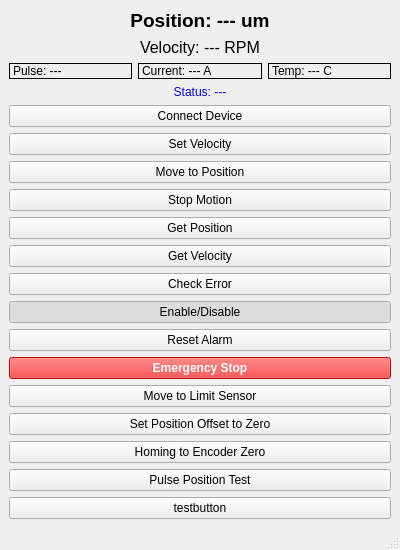
<?xml version="1.0" encoding="UTF-8"?>
<ui version="4.0">
 <class>MainWindow</class>
 <widget class="QMainWindow" name="MainWindow">
  <property name="geometry">
   <rect>
    <x>0</x>
    <y>0</y>
    <width>400</width>
    <height>500</height>
   </rect>
  </property>
  <property name="windowTitle">
   <string>AgeMotion Tester</string>
  </property>
  <widget class="QWidget" name="centralwidget">
   <layout class="QVBoxLayout" name="verticalLayout">
    <item>
     <widget class="QLabel" name="lblPosition">
      <property name="text">
       <string>Position: --- um</string>
      </property>
      <property name="alignment">
       <set>Qt::AlignCenter</set>
      </property>
      <property name="styleSheet">
       <string>font-size: 14pt; font-weight: bold;</string>
      </property>
     </widget>
    </item>
    <item>
     <widget class="QLabel" name="lblVelocity">
      <property name="text">
       <string>Velocity: --- RPM</string>
      </property>
      <property name="alignment">
       <set>Qt::AlignCenter</set>
      </property>
      <property name="styleSheet">
       <string>font-size: 12pt;</string>
      </property>
     </widget>
    </item>
    <item>
     <layout class="QHBoxLayout" name="horizontalLayout_Info">
      <item>
       <widget class="QLabel" name="lblPulse">
        <property name="text">
         <string>Pulse: ---</string>
        </property>
        <property name="frameShape">
         <enum>QFrame::Box</enum>
        </property>
       </widget>
      </item>
      <item>
       <widget class="QLabel" name="lblCurrent">
        <property name="text">
         <string>Current: --- A</string>
        </property>
        <property name="frameShape">
         <enum>QFrame::Box</enum>
        </property>
       </widget>
      </item>
      <item>
       <widget class="QLabel" name="lblTemp">
        <property name="text">
         <string>Temp: --- C</string>
        </property>
        <property name="frameShape">
         <enum>QFrame::Box</enum>
        </property>
       </widget>
      </item>
     </layout>
    </item>
    <item>
     <widget class="QLabel" name="lblStatusInfo">
      <property name="text">
       <string>Status: ---</string>
      </property>
      <property name="alignment">
       <set>Qt::AlignCenter</set>
      </property>
      <property name="styleSheet">
       <string>color: blue;</string>
      </property>
     </widget>
    </item>
    <item>
     <widget class="QPushButton" name="btnConnect">
      <property name="text">
       <string>Connect Device</string>
      </property>
     </widget>
    </item>
    <item>
     <widget class="QPushButton" name="btnSetVel">
      <property name="text">
       <string>Set Velocity</string>
      </property>
     </widget>
    </item>
    <item>
     <widget class="QPushButton" name="btnMove">
      <property name="text">
       <string>Move to Position</string>
      </property>
     </widget>
    </item>
    <item>
     <widget class="QPushButton" name="btnStop">
      <property name="text">
       <string>Stop Motion</string>
      </property>
     </widget>
    </item>
    <item>
     <widget class="QPushButton" name="btnGetPos">
      <property name="text">
       <string>Get Position</string>
      </property>
     </widget>
    </item>
    <item>
     <widget class="QPushButton" name="btnGetVel">
      <property name="text">
       <string>Get Velocity</string>
      </property>
     </widget>
    </item>
    <item>
     <widget class="QPushButton" name="btnCheckError">
      <property name="text">
       <string>Check Error</string>
      </property>
     </widget>
    </item>
    <item>
     <widget class="QPushButton" name="btnEnable">
      <property name="text">
       <string>Enable/Disable</string>
      </property>
      <property name="checkable">
       <bool>true</bool>
      </property>
      <property name="checked">
       <bool>true</bool>
      </property>
     </widget>
    </item>
    <item>
     <widget class="QPushButton" name="btnResetAlarm">
      <property name="text">
       <string>Reset Alarm</string>
      </property>
     </widget>
    </item>
    <item>
     <widget class="QPushButton" name="btnEmergencyStop">
      <property name="text">
       <string>Emergency Stop</string>
      </property>
      <property name="styleSheet">
       <string>background-color: red; color: white; font-weight: bold;</string>
      </property>
     </widget>
    </item>
    <item>
     <widget class="QPushButton" name="btnMoveToLimit">
      <property name="text">
       <string>Move to Limit Sensor</string>
      </property>
     </widget>
    </item>
    <item>
     <widget class="QPushButton" name="btnSetZeroOffset">
      <property name="text">
       <string>Set Position Offset to Zero</string>
      </property>
     </widget>
    </item>
    <item>
     <widget class="QPushButton" name="btnHoming">
      <property name="text">
       <string>Homing to Encoder Zero</string>
      </property>
     </widget>
    </item>
    <item>
     <widget class="QPushButton" name="btnPulsePos">
      <property name="text">
       <string>Pulse Position Test</string>
      </property>
     </widget>
    </item>
    <item>
     <widget class="QPushButton" name="testbutton">
      <property name="text">
       <string>testbutton</string>
      </property>
     </widget>
    </item>
    <item>
     <spacer name="verticalSpacer">
      <property name="orientation">
       <enum>Qt::Vertical</enum>
      </property>
      <property name="sizeHint" stdset="0">
       <size>
        <width>20</width>
        <height>40</height>
       </size>
      </property>
     </spacer>
    </item>
   </layout>
  </widget>
  <widget class="QMenuBar" name="menubar">
   <property name="geometry">
    <rect>
     <x>0</x>
     <y>0</y>
     <width>400</width>
     <height>21</height>
    </rect>
   </property>
  </widget>
  <widget class="QStatusBar" name="statusbar"/>
 </widget>
 <resources/>
 <connections/>
</ui>
